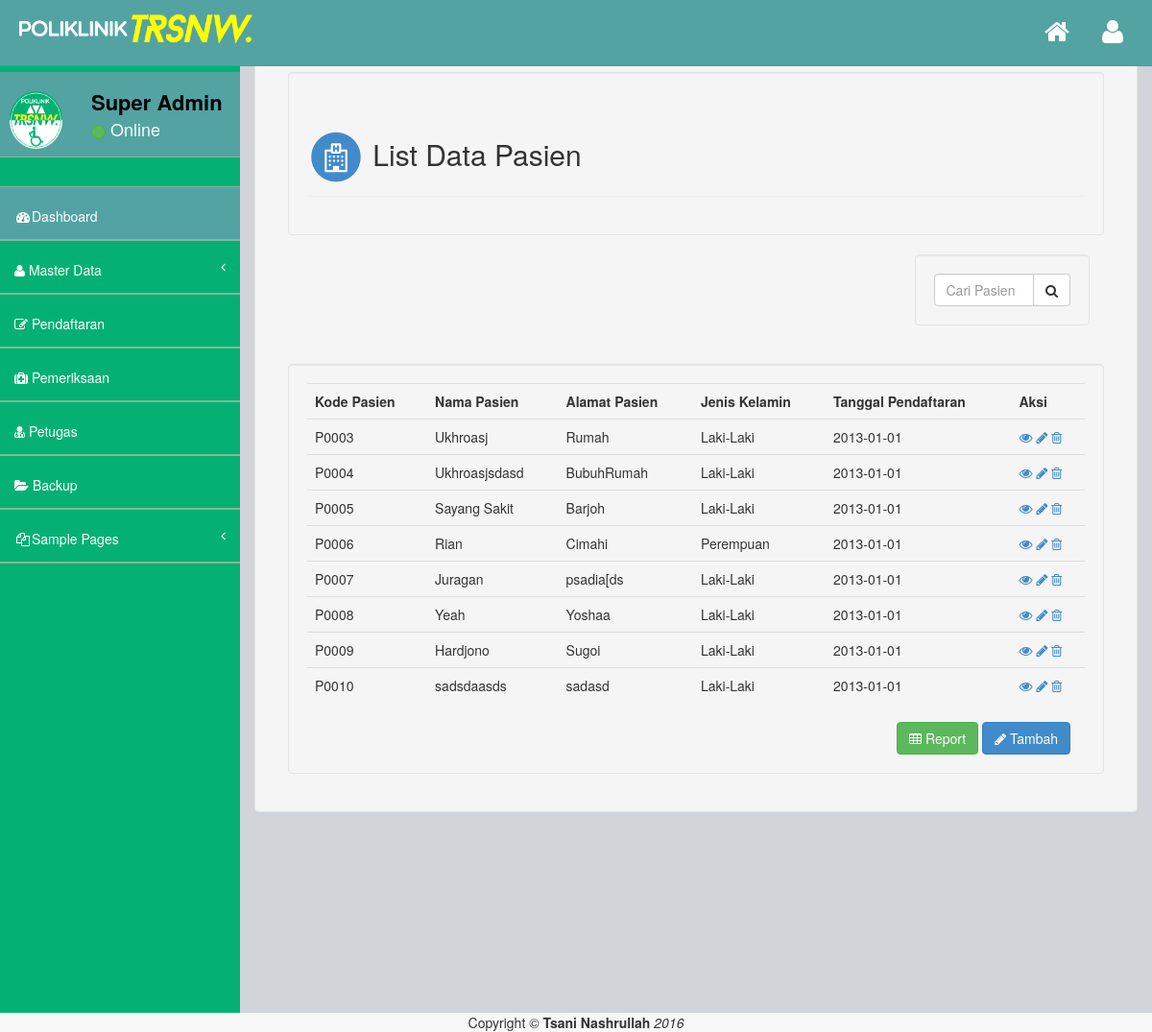
Page /pasien/index.php (signed in) on the committed database.
### tables this page shows
CREATE TABLE `pegawai` (
  `nip` varchar(13) NOT NULL,
  `nama` varchar(50) DEFAULT NULL,
  `alamat` text,
  `telp` varchar(13) DEFAULT NULL,
  `tgl_lahir` date DEFAULT NULL,
  `j_kel` varchar(15) DEFAULT NULL,
  `username` varchar(100) NOT NULL,
  PRIMARY KEY (`nip`)
);

CREATE TABLE `pasien` (
  `kd_pasien` varchar(5) NOT NULL,
  `nama` varchar(100) DEFAULT NULL,
  `alamat` text,
  `telp` varchar(13) DEFAULT NULL,
  `tgl_lahir` date DEFAULT NULL,
  `j_kel` varchar(15) DEFAULT NULL,
  `tgl_registrasi` date DEFAULT NULL,
  PRIMARY KEY (`kd_pasien`)
);

### pasien/index.php (the view, shortened to what this page needs)
<?php
include('../layout/header.php');
?>
<div id="page-wrapper">
	<div class="row well">
	<div class="col-md-12">
	<div class="well">
	<h2 class="page-header">
    <span class="fa-stack fa-1x">
          <i class="fa fa-circle fa-stack-2x text-primary"></i>
          <i class="fa fa-hospital-o fa-stack-1x fa-inverse"></i>
    </span>&nbsp;List Data Pasien</h2>
    </div>
    <div class="col-md-3 pull-right">
    <form action="cari.php" method="get">
            <div class="input-group well">
                <input type="text" class="form-control" name="search" placeholder="Cari Pasien">
                <span class="input-group-btn">
                    <button class="btn btn-default" type="submit"><i class="fa fa-search"></i></button>
                </span>
            </div>
    </form>
    </div>
    <div class="col-lg-12"><br></div>
		<div class="col-md-12 well table-responsive">
		<center>
			<table width=100% align="center" class="table table-hover">
				<tr><th>Kode Pasien</th>
				<th>Nama Pasien</th>
				<th>Alamat Pasien</th>
				<th>Jenis Kelamin</th>
				<th>Tanggal Pendaftaran</th>
				<th>Aksi</th>
				</tr>
				<?php
				$query=mysql_query("select * from pasien order by kd_pasien");
				if (mysql_num_rows($query) > 0) {
					while($data=mysql_fetch_array($query))
					{
						echo "<tr>";
						echo "<td>".$data[0]."</td>";
						echo "<td>".$data[1]."</td>";
						echo "<td>".$data[2]."</td>";
						echo "<td>".$data[5]."</td>";
						echo "<td>".$data[6]."</td>";
						echo "<td>
						<a href='detail.php?kd_pasien=" . $data[0] . "'> <i class='fa fa-eye'></i> </a>
						<a href='edit.php?kd_pasien=" . $data[0] . "&key=edit'> <i class='fa fa-pencil'></i> </a>
						<a href='edit.php?kd_pasien=" . $data[0] . "&key=delete'> <i class='fa fa-trash-o'></i> </a>
						";
						echo "</tr>";
					}
				}else{
					echo "<tr><td colspan=6>&nbsp;</td></tr>";
					echo "<tr><td colspan=6 bgcolor='gray'><strong><center>Tidak Ada Data</center></strong></td></tr>";
				}
				?>
			</center>
		<div class="col-md-12">
			<div class="pull-right">
				<a href="pdf.php" class="btn btn-success"><i class='fa fa-table'></i>  Report</a>
				<a href="create.php" class="btn btn-primary"><i class='fa fa-pencil'></i>  Tambah</a>
			</div>
		</div>
		</div>
	</div>
	</div>
	</div>
	</div>
<?php
include("../layout/footer.php");
?>

### layout/header.php (shortened to what this page needs)
<!DOCTYPE html>
<html>
<head>
    <link href="../assets/plugins/bootstrap/bootstrap.css" rel="stylesheet" />
    <link href="../assets/font-awesome/css/font-awesome.css" rel="stylesheet" />
    <link href="../assets/plugins/pace/pace-theme-big-counter.css" rel="stylesheet" />
    <link href="../assets/css/style.css" rel="stylesheet" />
    <link href="../assets/css/main-style.css" rel="stylesheet" />
    <link href="../assets/plugins/morris/morris-0.4.3.min.css" rel="stylesheet" />
   </head>
<body>
    <div id="wrapper">
        <nav class="navbar navbar-default navbar-fixed-top" role="navigation" id="navbar">
            <div class="navbar-header">
                <a class="navbar-brand" href="../site/index.php">
                    <img src="../images/text.png" alt="" />
                </a>
            </div>
            <ul class="nav navbar-top-links navbar-right">
                <li class="dropdown">
                    <a class="dropdown-toggle" data-toggle="dropdown" href="../site/index.php">
                        <span class="top-label label label-danger"></span><i class="fa fa-home fa-2x"></i>
                    </a>
                </li>
                <li class="dropdown">
                    <a class="dropdown-toggle" data-toggle="dropdown" href="#">
                        <i class="fa fa-user fa-2x"></i>
                    </a>
                </li>
            </ul>
        </nav>
        <nav class="navbar-default navbar-static-side" role="navigation">
            <div class="sidebar-collapse">
                <ul class="nav" id="side-menu">
                    <li>
                        <div class="user-section">
                            <div class="user-section-inner">
                                <img src="../images/logo.png" alt="">
                            </div>
                            <div class="user-info">
                            <?php
                            $username = $_SESSION['username'];
                            $sql = mysql_query("select * from pegawai where username='$username'");
                            $ambil = mysql_fetch_array($sql);
                            ?>
                                <div><strong><?=$ambil[1];?></strong></div>
                                <div class="user-text-online">
                                    <span class="user-circle-online btn btn-success btn-circle "></span>&nbsp;Online
                                </div>
                            </div>
                        </div>
                    </li>
                    <li class="sidebar-search">
                    </li>
                    <li class="selected">
                        <a href="../site/index.php"><i class="fa fa-dashboard fa-fw"></i>Dashboard</a>
                    </li>
                    <li>
                        <a href="#"><i class="fa fa-user"></i> Master Data<span class="fa arrow"></span></a>
                    </li>
                    <li>
                        <a href="../pendaftaran/index.php"><i class="fa fa-edit"></i>  Pendaftaran</a>
                    </li>
                    <li>
                        <a href="../pemeriksaan/index.php"><i class="fa fa-medkit"></i>  Pemeriksaan</a>
                    </li>
                    <?php
                    $query = mysql_query("select * from login where username='$username'");
                    $ambil = mysql_fetch_array($query);
                    if ($ambil[2]=="1") {
                        echo "
                            <li>
                                <a href='../admin/index.php'><i class='fa fa-user-md'></i>  Petugas</a>
                            </li>
                            <li>
                                <a href='../site/backup.php'><i class='fa fa-folder-open'></i>  Backup</a>
                            </li>";
                        }
                    ?>
                    <li>
                        <a href="#"><i class="fa fa-files-o fa-fw"></i>Sample Pages<span class="fa arrow"></span></a>
                    </li>
                </ul>
            </div>
        </nav>

### assets/css/style.css (style rules this page uses)
body { background-color: #f8f8f8; }
#wrapper { width: 100%; margin-top: 55px!important; background-color:#04B173; }
#page-wrapper { padding: 0 15px; min-height: 568px; background-color:rgb(209, 212, 216); }
.navbar-static-side ul li { border-bottom:1px solid #84B899 !important; }
.navbar-top-links li { display: inline-block; }
.navbar-top-links li:last-child { margin-right: 15px; }
.navbar-top-links li a { padding: 20px; min-height: 50px; }
.sidebar-search { padding: 15px; }
.arrow { float: right; }
.fa.arrow:before { content: "\f104"; }
@media (min-width:768px) { .navbar-static-side { z-index: 1; position: absolute; width: 250px; } }
.btn-circle { width: 30px; height: 30px; padding: 6px 0; border-radius: 15px; text-align: center; font-size: 12px; line-height: 1.428571429; }

### assets/css/main-style.css (style rules this page uses)
.user-section-inner { height: 65px; width: 65px; -moz-border-radius: 3px; -webkit-border-radius: 3px; border-radius: 3px; overflow: hidden; display: inline-block; float: left; margin-right: 15px; margin-top: 20px; }
.user-section-inner img { margin-left:10px; width:55px; height:60px; }
.user-info { display: block; color:#000!important; display: inline-block; padding: 15px; margin-bottom: 0px }
.user-text-online { font-size:18px; color:#fff }
.user-circle-online { width: 15px!important; height: 15px!important; }
.navbar-top-links > li > a { color: #FFFFFF; }
.nav > li > a { padding: 20px 15px; }
#side-menu { background-color:#04B173; }
#side-menu a { color:#fff; border-bottom: 1px solid #84B899 !important; height: 55px; }
.selected { background-color:rgb(83, 163, 163); }
#navbar { background-color:rgb(83, 163, 163); }
.navbar-brand { padding-left:20px; }
.navbar-brand img { height:30px; }
.navbar-default { border-color: #27A6BE; }
@media (min-width:768px) { #page-wrapper { position: inherit; margin: 0 0 0 250px; padding: 0 30px; min-height: 1000px; } }

### rows in the picture
pegawai: nama "Super Admin"
pasien: kd_pasien "P0003", nama "Ukhroasj", alamat "Rumah", j_kel "Laki-Laki", tgl_registrasi "2013-01-01"
pasien: kd_pasien "P0004", nama "Ukhroasjsdasd", alamat "BubuhRumah", j_kel "Laki-Laki", tgl_registrasi "2013-01-01"
pasien: kd_pasien "P0005", nama "Sayang Sakit", alamat "Barjoh", j_kel "Laki-Laki", tgl_registrasi "2013-01-01"
pasien: kd_pasien "P0006", nama "Rian", alamat "Cimahi", j_kel "Perempuan", tgl_registrasi "2013-01-01"
pasien: kd_pasien "P0007", nama "Juragan", alamat "psadia[ds", j_kel "Laki-Laki", tgl_registrasi "2013-01-01"
pasien: kd_pasien "P0008", nama "Yeah", alamat "Yoshaa", j_kel "Laki-Laki", tgl_registrasi "2013-01-01"
pasien: kd_pasien "P0009", nama "Hardjono", alamat "Sugoi", j_kel "Laki-Laki", tgl_registrasi "2013-01-01"
pasien: kd_pasien "P0010", nama "sadsdaasds", alamat "sadasd", j_kel "Laki-Laki", tgl_registrasi "2013-01-01"
